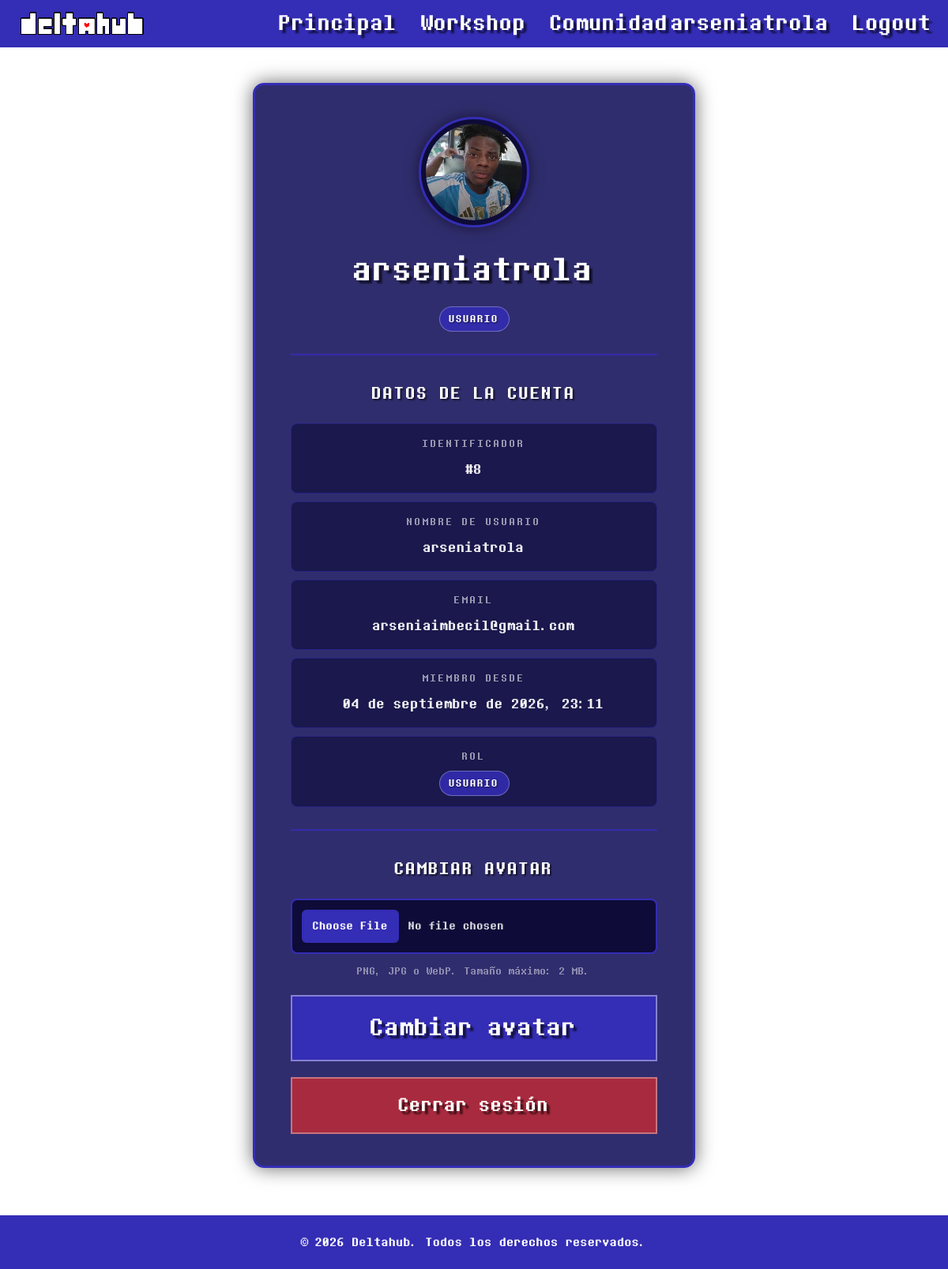
The page /cuenta.php (signed in) on the database its author committed.
### tables this page shows
CREATE TABLE `usuarios` (
  `id` int(11) NOT NULL,
  `nombre_usuario` varchar(50) NOT NULL,
  `email` varchar(100) NOT NULL,
  `password_hash` varchar(255) NOT NULL,
  `avatar_url` varchar(255) DEFAULT NULL,
  `fecha_registro` datetime DEFAULT current_timestamp(),
  `rol` enum('usuario','moderador','admin') DEFAULT 'usuario'
);

### cuenta.php (the view, shortened to what this page needs)
<?php
require_once "config/database.php";
$usuario_id = $_SESSION["usuario_id"];
$sql = "SELECT id, nombre_usuario, email, fecha_registro, rol, avatar_url
        FROM usuarios
        WHERE id = :id
        LIMIT 1";
$stmt = $pdo->prepare($sql);
$stmt->execute([
    ":id" => $usuario_id
]);
$usuario = $stmt->fetch(PDO::FETCH_ASSOC);
$meses = [
    1  => "enero",
    2  => "febrero",
    3  => "marzo",
    4  => "abril",
    5  => "mayo",
    6  => "junio",
    7  => "julio",
    8  => "agosto",
    9  => "septiembre",
    10 => "octubre",
    11 => "noviembre",
    12 => "diciembre"
];
$fecha = new DateTime($usuario["fecha_registro"]);
$fecha_formateada = $fecha->format("d") . " de " .
                    $meses[(int)$fecha->format("n")] . " de " .
                    $fecha->format("Y") . ", " .
                    $fecha->format("H:i");
$rol_clase = "role-" . htmlspecialchars($usuario["rol"]);
?>
<!DOCTYPE html>
<html lang="es">
<head>
    <link rel="stylesheet" href="style.css">
</head>
<body class="cuenta">
    <header>
        <a href="index.php" class="header-logo-LoginRegister">
            <img src="imagenes/DeltahubLogo3px.png" alt="logo deltahub">
        </a>
        <a href="index.php" id="shadow">Principal</a>
        <a href="workshop.php" id="shadow">Workshop</a>
        <a href="community.html" id="shadow">Comunidad</a>
        <div class="auth">
            <a href="cuenta.php" id="shadow">
                <?php echo htmlspecialchars($_SESSION["nombre_usuario"]); ?>
            </a>
            <a href="logout.php" id="shadow">Logout</a>
        </div>
    </header>
    <main class="cuenta-layout">
        <section class="profile-card">
            <div class="profile-header">
                <div class="profile-avatar-wrap">
                    <img
                    src="<?php echo htmlspecialchars($usuario["avatar_url"]); ?>"
                    alt="Avatar de <?php echo htmlspecialchars($usuario["nombre_usuario"]); ?>"
                    class="profile-avatar"
                    >
                </div>
                <div class="profile-heading">
                    <h1 class="profile-name">
                        <?php echo htmlspecialchars($usuario["nombre_usuario"]); ?>
                    </h1>
                    <span class="role-badge <?php echo $rol_clase; ?>">
                        <?php echo htmlspecialchars($usuario["rol"]); ?>
                    </span>
                </div>
            </div>
            <div class="profile-divider"></div>
            <h2 class="profile-subtitle">Datos de la cuenta</h2>
            <div class="profile-info">
                <div class="profile-row">
                    <span class="profile-label">Identificador</span>
                    <span class="profile-value">#<?php echo htmlspecialchars($usuario["id"]); ?></span>
                </div>
                <div class="profile-row">
                    <span class="profile-label">Nombre de usuario</span>
                    <span class="profile-value">
                        <?php echo htmlspecialchars($usuario["nombre_usuario"]); ?>
                    </span>
                </div>
                <div class="profile-row">
                    <span class="profile-label">Email</span>
                    <span class="profile-value">
                        <?php echo htmlspecialchars($usuario["email"]); ?>
                    </span>
                </div>
                <div class="profile-row">
                    <span class="profile-label">Miembro desde</span>
                    <span class="profile-value">
                        <?php echo htmlspecialchars(ucfirst($fecha_formateada)); ?>
                    </span>
                </div>
                <div class="profile-row">
                    <span class="profile-label">Rol</span>
                    <span class="profile-value">
                        <span class="role-badge <?php echo $rol_clase; ?>">
                            <?php echo htmlspecialchars($usuario["rol"]); ?>
                        </span>
                    </span>
                </div>
            </div>
            <div class="profile-divider"></div>
            <h2 class="profile-subtitle">Cambiar avatar</h2>
            <form class="avatar-form" action="cambiar_pfp.php" method="POST" enctype="multipart/form-data">
                <input
                type="file"
                id="avatar"
                name="avatar"
                accept="image/png,image/jpeg,image/webp"
                required
                >
                <small class="avatar-hint">PNG, JPG o WebP. Tamaño máximo: 2 MB.</small>
                <button type="submit" class="btn">Cambiar avatar</button>
            </form>
            <a href="logout.php" class="btn btn-danger">Cerrar sesión</a>
        </section>
    </main>
    <footer>
        <p>&copy; 2026 Deltahub. Todos los derechos reservados.</p>
    </footer>
</body>
</html>

### style.css (style rules this page uses)
* { margin: 0; padding: 0; cursor: url("cursores/cursor_kris_sword.gif"), auto; box-sizing: border-box; }
html, body { min-height: 100%; }
body { margin: 0; position: relative; }
body::before { content: ""; position: fixed; inset: 0; z-index: -1; background-image: url("imagenes/fondo2.gif"); background-repeat: no-repeat; background-position: center; background-size: cover; filter: blur(6px) brightness(0.55); transform: scale(1.05); }
footer { background-color: rgb(52, 45, 181); padding: 20px; text-align: center; color: rgb(255, 255, 255); font-family: 'Delta2'; font-size: 14px; position: relative; bottom: 0; width: 100%; }
.auth { position: absolute; right: 20px; top: 50%; transform: translateY(-50%); display: flex; gap: 30px; font-size: 25px; font-family: 'Delta2'; color: rgba(255, 255, 255, 1); }
a { text-decoration: none; color: rgb(255, 255, 255); font-size: 30px; cursor: url("cursores/pointer_kris.gif"), auto; }
#shadow { transition-duration: 50ms; }
.btn { width: 100%; padding: 12px; margin-top: 8px; font-family: Delta2; font-size: 28px; background-color: rgb(52, 45, 181); color: white; border: 2px solid rgba(255, 255, 255, 0.4); text-shadow: 4px 4px 2px rgba(0, 0, 0, 0.6); transition-duration: 50ms; }
.cuenta::before { content: ""; position: fixed; inset: 0; z-index: -1; background-image: url("imagenes/fondo2.gif"); background-repeat: no-repeat; background-position: center; background-size: cover; filter: blur(10px) brightness(0.45); transform: scale(1.05); }
.cuenta-layout { min-height: calc(100vh - 120px); display: flex; justify-content: center; align-items: flex-start; padding: 45px 20px 60px 20px; }
.profile-card { width: 100%; max-width: 560px; margin: 0 auto; padding: 40px 45px; background-color: rgba(20, 16, 90, 0.88); border: 3px solid rgb(52, 45, 181); border-radius: 14px; box-shadow: 0 0 25px rgba(0, 0, 0, 0.6); color: white; text-align: center; }
.profile-header { display: flex; flex-direction: column; align-items: center; gap: 16px; }
.profile-avatar-wrap { width: 140px; height: 140px; max-width: 100%; flex: 0 0 auto; padding: 6px; background-color: rgba(10, 8, 50, 0.9); border: 3px solid rgb(52, 45, 181); border-radius: 50%; box-shadow: 0 0 18px rgba(0, 0, 0, 0.55); }
.profile-avatar { width: 100%; height: 100%; object-fit: cover; border-radius: 50%; image-rendering: pixelated; image-rendering: crisp-edges; }
.profile-heading { display: flex; flex-direction: column; align-items: center; gap: 8px; }
.profile-name { font-family: 'Delta2'; font-size: 38px; font-weight: normal; text-shadow: 4px 4px 2px rgba(0, 0, 0, 0.6); }
.profile-divider { height: 2px; margin: 28px 0; background-color: rgba(52, 45, 181, 0.9); border-radius: 2px; }
.profile-subtitle { font-family: 'Delta2'; font-size: 20px; font-weight: normal; letter-spacing: 1px; text-transform: uppercase; text-shadow: 2px 2px 2px rgba(0, 0, 0, 0.6); margin-bottom: 18px; }
.profile-info { display: flex; flex-direction: column; gap: 10px; text-align: center; }
.profile-row { display: flex; flex-direction: column; align-items: center; justify-content: center; gap: 5px; padding: 13px 16px; background-color: rgba(10, 8, 50, 0.55); border: 1px solid rgba(52, 45, 181, 0.5); border-radius: 8px; transition-duration: 80ms; }
.profile-label { font-family: 'Delta2'; font-size: 12px; letter-spacing: 2px; text-transform: uppercase; color: rgba(255, 255, 255, 0.55); }
.profile-value { font-family: 'Delta2'; font-size: 16px; color: rgba(255, 255, 255, 0.95); word-break: break-word; text-align: center; }
.role-badge { display: inline-block; padding: 3px 12px; border-radius: 20px; font-family: 'Delta2'; font-size: 12px; font-weight: normal; letter-spacing: 1px; text-transform: uppercase; border: 1px solid rgba(255, 255, 255, 0.3); text-shadow: 1px 1px 2px rgba(0, 0, 0, 0.6); }
.role-usuario { background-color: rgba(52, 45, 181, 0.85); color: #fff; }
.avatar-form { display: flex; flex-direction: column; gap: 10px; margin-bottom: 20px; }
.avatar-form input[type="file"] { width: 100%; padding: 12px; background-color: rgba(10, 8, 50, 0.9); border: 2px solid rgb(52, 45, 181); border-radius: 8px; color: rgba(255, 255, 255, 0.85); font-family: 'Delta2'; font-size: 13px; cursor: url("cursores/pointer_kris.gif"), auto; transition-duration: 100ms; }
.avatar-hint { font-family: 'Delta2'; font-size: 12px; color: rgba(255, 255, 255, 0.45); }
.btn-danger { background-color: rgb(168, 42, 62); border-color: rgba(255, 255, 255, 0.35); display: block; font-size: 22px; }

### rows shown on the page
usuarios: avatar_url (picture), nombre_usuario "arseniatrola", rol "USUARIO", id "8", email "arseniaimbecil@gmail.com", fecha_registro "04 de septiembre de 2026, 23:11"

### other values the page prints
$_SESSION["nombre_usuario"] "arseniatrola"
